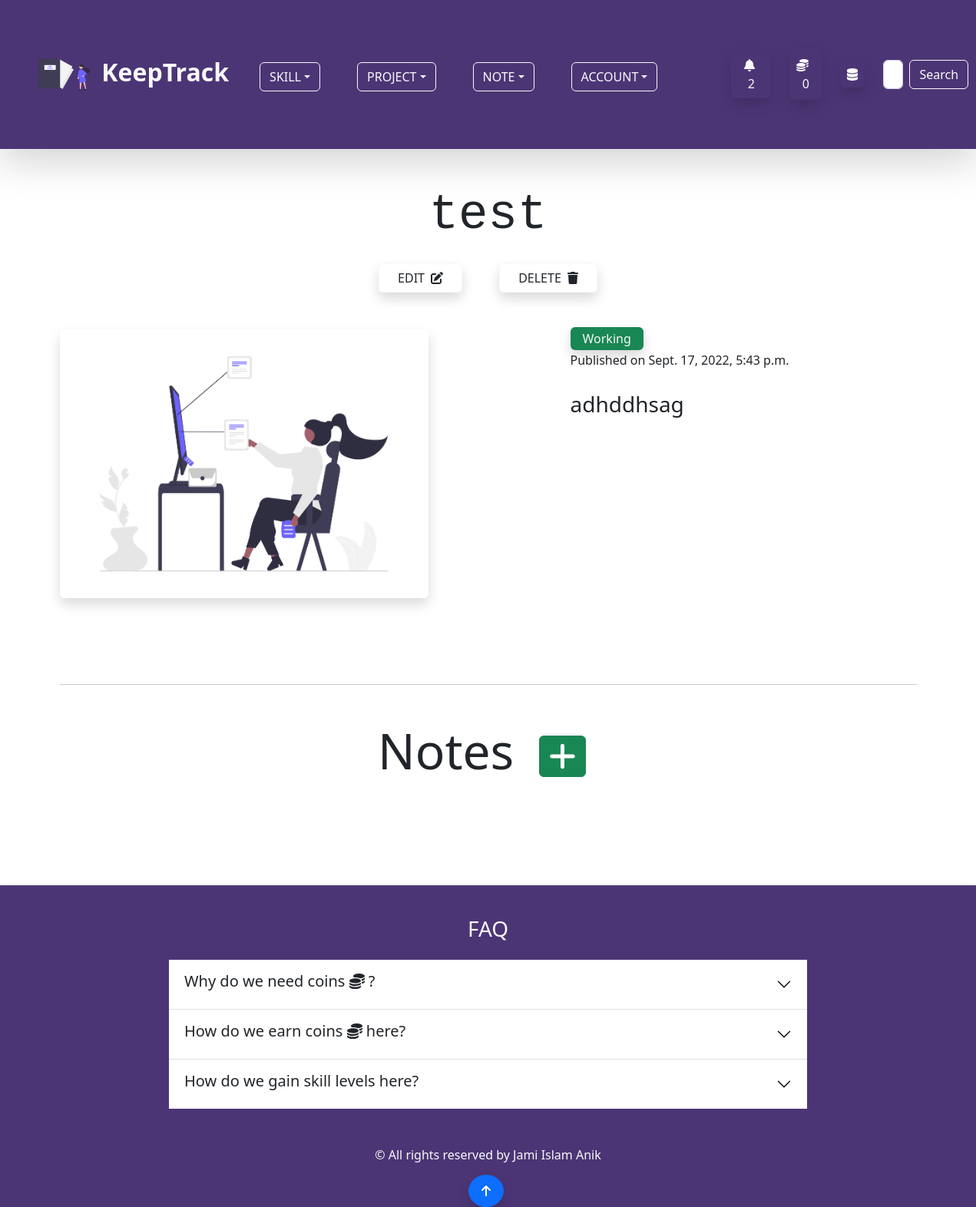
Screenshot of /project/single_project/13/ (signed in) with the database file from the repository.
### account/models.py (models this page shows, shortened)
class Profile(models.Model):
    user = models.OneToOneField(User,on_delete=models.CASCADE,null=True,blank=True)
    profile_image = models.ImageField(null=True,blank=True,upload_to='keeptrack/images/',default = 'keeptrack/default_images/default_profile_i2ejjp.png')
    username = models.CharField(max_length=255)
    first_name = models.CharField(max_length=255,null=True,blank=True)
    last_name = models.CharField(max_length=255,null=True,blank=True)
    bio = models.TextField(max_length=2000,blank=True,null=True)
    email = models.EmailField(max_length=255,blank=True,null=True)
    portfolio_site = models.URLField(max_length=500,blank=True,null=True)
    facebook = models.URLField(max_length=2000,blank=True,null=True)
    linkedin = models.URLField(max_length=2000,blank=True,null=True)
    youtube = models.URLField(max_length=2000,blank=True,null=True)
    coin = models.IntegerField(default=100,null=True,blank=True)

### project/models.py (models this page shows, shortened)
class Project(models.Model):
    owner = models.ForeignKey(Profile, on_delete=models.CASCADE,null=True,blank=True)
    skill = GenericRelation(SkillObj)
    note = GenericRelation(Note)
    title = models.CharField(max_length = 255)
    description = models.TextField(max_length=500, null=True, blank=True)
    created_at = models.DateTimeField(auto_now_add=True)
    updated_at = models.DateTimeField(auto_now = True)
    live_link = models.URLField(blank=True, null=True, max_length=500)
    code_link = models.URLField(blank=True, null=True, max_length=500)
    project_state = models.BooleanField(default=False)
    project_image = models.ImageField(null=True, blank =True, upload_to='keeptrack/images/')
    class Meta:
        ordering = ['-created_at']

### project/views.py (the view)
# urls.py: path('single_project/<str:pk>/',views.single_project_page,name='single-project-page'),
@login_required(login_url='login-page')
def single_project_page(request,pk):
    project = Project.objects.get(pk=pk)
    if request.method == 'POST' and project.owner == request.user.profile:
        project.delete()
        messages.success(request, f"Your project {project.title} has been deleted.")
        return redirect('project-page')
    context = {
        'project':project,
    }
    return render(request,'project/single_project_page.html',context)

### project/templates/project/single_project_page.html (shortened to what this page needs)
{% extends 'base.html' %} {% load static %} {% block content %}
{% load static %}
<div class="container">
    <h3 class="display-3 text-center my-2 pb-3 font-monospace">{{ project.title }}</h3>
    {% if project.owner == user.profile %}
    <div class="d-flex align-items-center justify-content-center pb-5">
        <a href="{% url 'project-form-page-update' %}?page=update&id={{project.id}}"
            class="btn btn-outline-light px-4 mx-4 shadow text-dark">EDIT
            <span class="ps-1"><i class="fas fa-edit"></i></span>
        </a>
        <button class="btn btn-outline-light px-4 mx-4 shadow text-dark" data-bs-toggle="modal"
            data-bs-target="#modalVertical">DELETE
            <span class="ps-1"><i class="fas fa-trash"></i></span>
        </button>
    </div>
    {% endif %}
    <div class="row">
        <div class="col col-12 col-md-7">
            {% if project.project_image %}
            <img src="{{ project.project_image.url }}" class="img-fluid w-75 shadow rounded" id="project-image-h"
                alt="Project Image" />
            {% else %}
            <img src="{% static 'images/default_project.png' %}" class="img-fluid w-75 w-md-75 shadow rounded"
                id="project-image-h" alt="Project Image" />
            {% endif %}
            <div class="row py-4 my-4">
            </div>
        </div>
        <div class="col col-12 col-md-5">
            {% if project.project_state %}
            <span class="bg-success px-3 py-1 rounded shadow text-light">Completed</span>
            {% else %}
            <span class="bg-success  px-3 py-1 rounded shadow text-light">Working</span>
            {% endif %}
            <p class="my-1">Published on {{ project.created_at }}</p>
            {% if project.description %}
            <p class="lead fs-3 my-4">{{ project.description }}</p>
            {% else %}
            <p class="lead fs-3 my-4">Please add a description to the project.</p>
            {% endif %}
        </div>
    </div>
    {% if project.owner == user.profile %}
    <hr>
    <div class="my-5 rounded">
        <h3 class="display-3 text-center mb-4">Notes
            <a href="{% url 'note-form-page' project.id %}?object=project" class="mx-3 btn btn-success fs-5"><i
                    class="fas fa-plus fa-2xl"></i></a>
        </h3>
    </div>
    {% endif %}
</div>
{% endblock %}

### templates/navbar.html (shortened to what this page needs)
{% load static %}
<nav class="navbar navbar-expand-lg navbar-light mb-5 shadow-lg" id="custom-bg">
  <div class="container-fluid p-3 p-md-5">
    <a class="navbar-brand fs-2 text-light fw-bold" href="{% url 'home-page' %}">
      <img src="{% static 'svg/undraw_personal_notebook_re_d7dc.svg' %}" alt="icon" class="me-1 bg-transparent"
        width="72" height="72">
      KeepTrack
    </a>
    <div class="collapse navbar-collapse" id="navbarSupportedContent">
      <ul class="navbar-nav me-auto mb-2 mb-lg-0 px-4 fs-3">
        {% if user.is_authenticated %}
        <li class="nav-item dropdown me-5 mb-3 mb-md-0">
          <button class="btn btn-outline-light dropdown-toggle text-uppercase" id="navbarWithDropdown"
            data-bs-toggle="dropdown" role="button" aria-expanded="false">Skill</button>
        </li>
        <li class="nav-item dropdown me-5 mb-3 mb-md-0">
          <button class="btn btn-outline-light dropdown-toggle text-uppercase" id="navbarWithDropdown"
            data-bs-toggle="dropdown" role="button" aria-expanded="false">Project</button>
        </li>
        <li class="nav-item dropdown me-5 mb-3 mb-md-0">
          <button class="btn btn-outline-light dropdown-toggle text-uppercase" id="navbarWithDropdown"
            data-bs-toggle="dropdown" role="button" aria-expanded="false">Note</button>
        </li>
        {% endif %}
        <li class="nav-item dropdown me-5 mb-3 mb-md-0">
          <button class="btn btn-outline-light dropdown-toggle text-uppercase" id="navbarWithDropdown"
            data-bs-toggle="dropdown" role="button" aria-expanded="false">Account</button>
        </li>
      </ul>
      {% if user.is_authenticated %}
      <button class="btn mx-4 shadow text-light" data-bs-toggle="modal"
                    data-bs-target="#notificationModal"><span class="ps-1"><i class="fas fa-bell fa-bounce pe-2"></i>
                      {{ user.profile.notification_set.count }}
                    </span>
                </button>
      <a href="{% url 'note-page' %}" class="btn text-light p-2 me-4 shadow rounded my-2"><i class="fas fa-coins fa-bounce pe-2"></i>{{ user.profile.coin }} </a>
      {% if user.is_superuser %}
      <a href="{% url 'dashboard' %}" class="btn text-light p-1 px-2 me-4 shadow rounded my-2"><i class="fas fa-database fa-bounce"></i></a>
      {% endif %}
      {% endif %}
      <form class="d-flex my-2" method="POST" action="{% url 'home-page' %}">
        <input class="form-control me-2" type="search" placeholder="Search Users by username..." aria-label="Search" name="searched">
        <button class="btn btn-outline-light" type="submit">Search</button>
      </form>
    </div>
  </div>
</nav>

### static/css/app.css (style rules this page uses)
#custom-bg { background-color: #4C3575; }
#project-image-h { height: 350px; }

### rows the page displays
Project: title "test", created_at "Sept. 17, 2022, 5:43 p.m.", description "adhddhsag"

### other values shown
{{ user.profile.notification_set.count }} "2"
{{ user.profile.coin }} "0"
